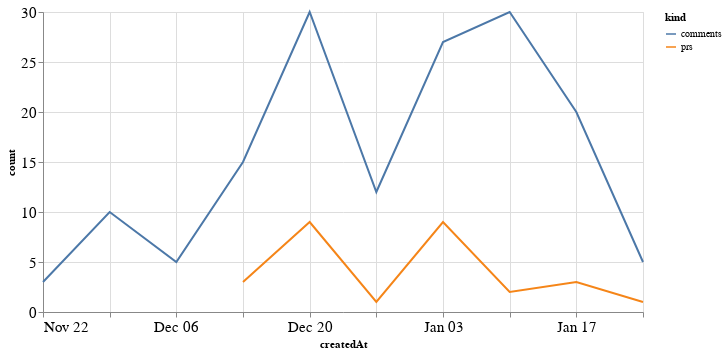

The notebook cell saved with this chart:
### Code cell
alt.Chart(total_time, width=600).mark_line().encode(
    x='createdAt',
    y='count',
    color='kind'
)

### Figure 1 — Vega-Lite specification as saved in the notebook (floating-point values rounded to 4 significant figures)
{"config": {"axisLeft": {"labelFontSize": 15}, "axisBottom": {"labelFontSize": 15}}, "data": {"name": "data-d1b366ad4d9bc214cbee2dfa3008cc39"}, "mark": "line", "encoding": {"color": {"type": "nominal", "field": "kind"}, "x": {"type": "temporal", "field": "createdAt"}, "y": {"type": "quantitative", "field": "count"}}, "width": 600, "$schema": "https://vega.github.io/schema/vega-lite/v4.8.1.json", "datasets": {"data-d1b366ad4d9bc214cbee2dfa3008cc39": [{"createdAt": "2020-12-13T00:00:00", "kind": "prs", "count": 3.0}, {"createdAt": "2020-12-20T00:00:00", "kind": "prs", "count": 9.0}, {"createdAt": "2020-12-27T00:00:00", "kind": "prs", "count": 1.0}, {"createdAt": "2021-01-03T00:00:00", "kind": "prs", "count": 9.0}, {"createdAt": "2021-01-10T00:00:00", "kind": "prs", "count": 2.0}, {"createdAt": "2021-01-17T00:00:00", "kind": "prs", "count": 3.0}, {"createdAt": "2021-01-24T00:00:00", "kind": "prs", "count": 1.0}, {"createdAt": "2020-11-22T00:00:00", "kind": "prs", "count": null}, {"createdAt": "2020-11-29T00:00:00", "kind": "prs", "count": null}, {"createdAt": "2020-12-06T00:00:00", "kind": "prs", "count": null}, {"createdAt": "2020-12-13T00:00:00", "kind": "comments", "count": 15.0}, {"createdAt": "2020-12-20T00:00:00", "kind": "comments", "count": 30.0}, {"createdAt": "2020-12-27T00:00:00", "kind": "comments", "count": 12.0}, {"createdAt": "2021-01-03T00:00:00", "kind": "comments", "count": 27.0}, {"createdAt": "2021-01-10T00:00:00", "kind": "comments", "count": 30.0}, {"createdAt": "2021-01-17T00:00:00", "kind": "comments", "count": 20.0}, {"createdAt": "2021-01-24T00:00:00", "kind": "comments", "count": 5.0}, {"createdAt": "2020-11-22T00:00:00", "kind": "comments", "count": 3.0}, {"createdAt": "2020-11-29T00:00:00", "kind": "comments", "count": 10.0}, {"createdAt": "2020-12-06T00:00:00", "kind": "comments", "count": 5.0}]}}
